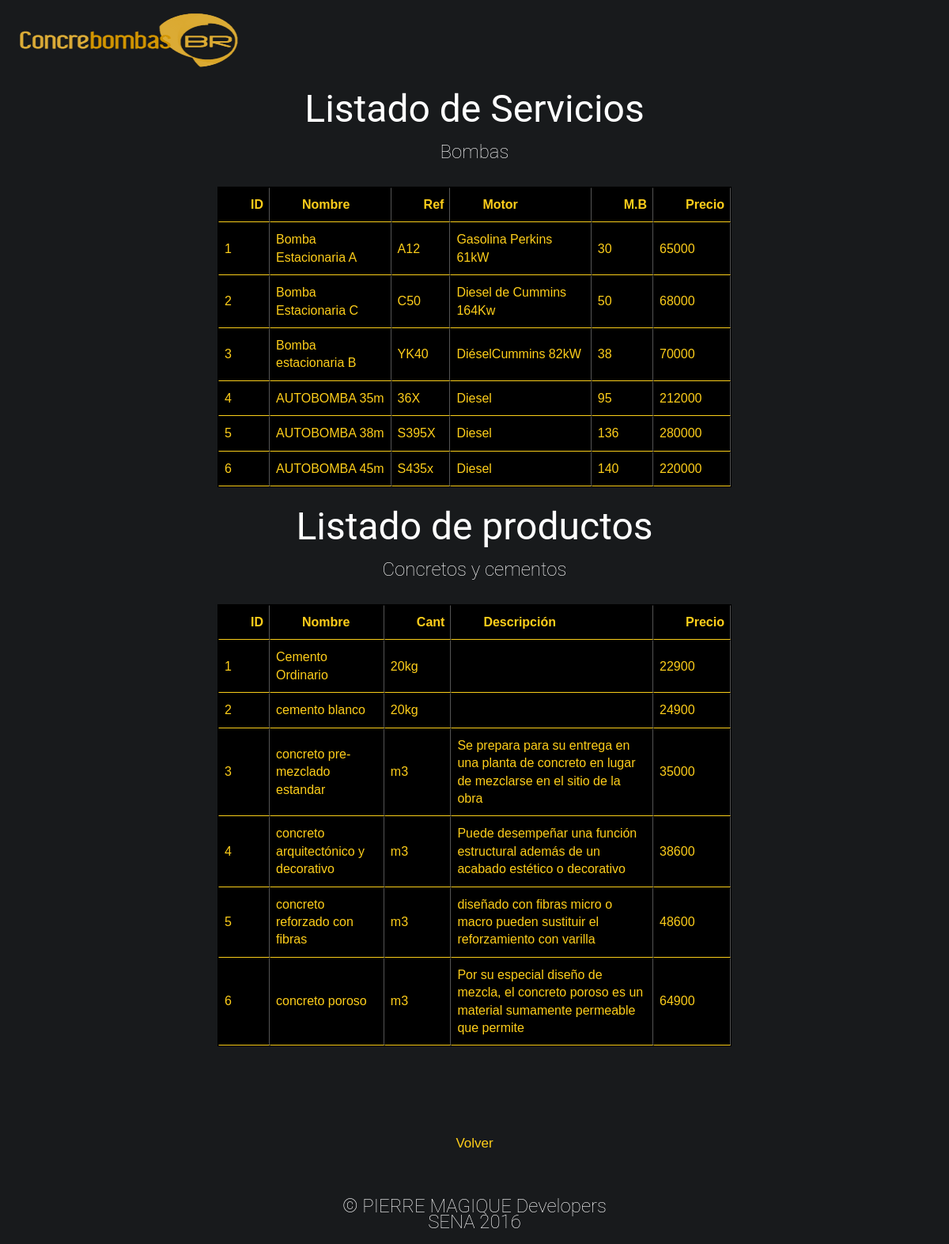
The page /php/lista.php on the database its author committed.
### tables this page shows
CREATE TABLE IF NOT EXISTS `bombas` (
  `idBombas` tinyint(2) NOT NULL AUTO_INCREMENT COMMENT 'Numero asignado de manera autoincrementable a cada bomba.',
  `Titulo` varchar(250) NOT NULL COMMENT 'Titulo representativo de la bomba, este se muestra en la sección de portafolio del aplicativo.',
  `ReferenciaBomba` varchar(45) NOT NULL COMMENT 'Este es un código que referencia una bomba en específico.',
  `Nombre` varchar(60) NOT NULL COMMENT 'Este es el nombre que recibe la bomba.',
  `Motor` varchar(45) NOT NULL COMMENT 'El tipo de motor que utiliza la bomba.',
  `MetrosBombeables` varchar(45) NOT NULL COMMENT 'La cantidad de metros que puede bombear la respectiva bomba.',
  `Descripcion` varchar(250) NOT NULL COMMENT 'Una pequeña descripción de la bomba.',
  `ImagenBomba` varchar(245) NOT NULL COMMENT 'Foto de la bomba.',
  `PrecioBomba` double NOT NULL COMMENT 'El valor que tiene el alquiler de la bomba.',
  `relacionar` varchar(45) NOT NULL COMMENT 'Campo que relaciona las distintas tablas.',
  `activo` tinyint(1) NOT NULL COMMENT 'Valor que define si es o no visible la información en el aplicativo.',
  PRIMARY KEY (`idBombas`)
);

CREATE TABLE IF NOT EXISTS `productos` (
  `idproducto` tinyint(2) NOT NULL AUTO_INCREMENT COMMENT 'Numero asignado de manera autoincrementable a cada producto.',
  `tituloProducto` varchar(245) DEFAULT NULL COMMENT 'Titulo representativo del producto, este se muestra en la sección de portafolio del aplicativo.',
  `NombreProducto` varchar(50) NOT NULL COMMENT 'Este es el nombre que recibe el producto.',
  `PrecioProducto` double NOT NULL COMMENT 'El valor que tiene la venta de dicho producto.',
  `ReferenciaProducto` varchar(20) NOT NULL COMMENT 'Este es un código que referencia a un producto en específico.',
  `DescripcionProducto` varchar(250) NOT NULL COMMENT 'Una pequeña descripción del producto.',
  `imagen` varchar(250) DEFAULT NULL COMMENT 'Foto del producto.',
  `relacionar` varchar(45) NOT NULL COMMENT 'Campo que relaciona las distintas tablas.',
  `activo` tinyint(1) NOT NULL COMMENT 'Valor que define si es o no visible la información en el aplicativo.',
  PRIMARY KEY (`idproducto`)
);

### php/lista.php (the view, shortened to what this page needs)
<?php require_once('../Connections/conexion.php'); ?>
<?php
$query_bombas = "SELECT * FROM bombas WHERE bombas.Activo=1";
$bombas = mysql_query($query_bombas, $conexion) or die(mysql_error());
$row_bombas = mysql_fetch_assoc($bombas);
$query_producto = "SELECT * FROM productos WHERE productos.Activo=1";
$producto = mysql_query($query_producto, $conexion) or die(mysql_error());
$row_producto = mysql_fetch_assoc($producto);
?>
<html>
	<head>
<link rel="stylesheet" type="text/css" href="../css/button.css" />
<link href="../css/style.css" rel="stylesheet" type="text/css">
<link rel="stylesheet" type="text/css" href="../css/table.css">
	</head>
	<body>
	<div id="cuadro">
	  <center>
	    <img src="../Imagenes/LOGONAME.png" width="301" height="88" align="left">	    <br>
		<div id="titulo">
		<center>
		  <h1>&nbsp;</h1>
		  <h1>&nbsp;</h1>
		  <h1>&nbsp;</h1>
		  <h1>Listado de Servicios</h1>
          <p>Bombas</p>
		</center>
		</div>
	  </center
		></div>
    <div align="center">
      <table width="200" border="1">
        <tr>
          <th scope="col">ID</th>
          <th scope="col">Nombre</th>
          <th scope="col">Ref</th>
          <th scope="col">Motor</th>
          <th scope="col">M.B</th>
          <th scope="col">Precio</th>
        </tr>
        <?php do { ?>
        <tr>
          <td><?php echo $row_bombas['idBombas']; ?></td>
          <td><?php echo $row_bombas['Nombre']; ?></td>
          <td><?php echo $row_bombas['ReferenciaBomba']; ?></td>
          <td><?php echo $row_bombas['Motor']; ?></td>
          <td><?php echo $row_bombas['MetrosBombeables']; ?></td>
          <td><?php echo $row_bombas['PrecioBomba']; ?></td>
        </tr>
        <?php } while ($row_bombas = mysql_fetch_assoc($bombas)); ?>
      </table>
    </div>
    <h1 align="center">&nbsp;</h1>
    <h1 align="center">Listado de productos</h1>
          <p align="center">Concretos y cementos</p>
          <div align="center">
            <table width="200" border="1">
              <tr>
                <th scope="col">ID</th>
                <th scope="col">Nombre</th>
                <th scope="col">Cant</th>
                <th scope="col">Descripción</th>
                <th scope="col">Precio</th>
              </tr>
              <?php do { ?>
  <tr>
    <td><?php echo $row_producto['idproducto']; ?></td>
    <td><?php echo $row_producto['NombreProducto']; ?></td>
    <td><?php echo $row_producto['ReferenciaProducto']; ?></td>
    <td><?php echo $row_producto['DescripcionProducto']; ?></td>
    <td><?php echo $row_producto['PrecioProducto']; ?></td>
  </tr>
  <?php } while ($row_producto = mysql_fetch_assoc($producto)); ?>
              </table>
          </div>
          <p align="center">&nbsp;</p>
 <form name="form3" method="post" action="empleadoPage.php">
   <p align="center">
     <a href="../index.php">
     <button class="button button-ps" input type="submit" onClick="this.form.action = '../index.php'" id="button3" value="Ingresar">Volver</button>
   </a>   </p>
 </form>
  <div class="footer">
            <p>&copy; PIERRE MAGIQUE Developers<br>
            SENA 2016</p>
        </div>
		</body>
	</html>

### css/button.css (style rules this page uses)
.button, .button:visited, .button:focus { display:inline-block; border:1px solid #181A1C; color:#181A1C; background-color:transparent; padding:15px 30px; font-size:17px; line-height:auto; }
.button-ps, .button-ps:visited, .button-ps:focus { border:none; background-color:#181A1C; color:#FECE1A; }

### css/style.css (style rules this page uses)
body { font-family: 'Roboto', sans-serif; color: #FFF; line-height: 1.2em; font-size: 24px; line-height: 20px; }
a { color:#181A1C; text-decoration: none; }
h1, h2, h3, h4, h5, h6 { font-weight: normal; }
h1 { margin: 10px; }
p { padding: 10px; font-weight: 100; color: #fff; }
.button, .button:visited, .button:focus { display:inline-block; border:1px solid #181A1C; color:#181A1C; background-color:transparent; padding:15px 30px; font-size:17px; line-height:auto; }
.button-ps, .button-ps:visited, .button-ps:focus { border:none; background-color:#181A1C; color:#FECE1A; }
.footer { background: #181A1C; text-align: center; }
.footer > p { color: #fff; margin:0; }

### css/table.css (style rules this page uses)
table { width: 650px; border:1px solid #000000; border-spacing: 0px; }
table a, table, tbody, tfoot, tr, th, td { font-family: 'Roboto', sans-serif; }
tbody tr { background: #000000; }
tbody th { background: url(images/arrow_white.gif) left center no-repeat; background-position: 5px; padding-left: 40px !important; }
tbody th, tbody td { font-size: 1em; line-height: 1.4em; font-family: Arial, Helvetica, sans-serif; color: #FECE1A; padding: 10px 7px; border-bottom: 1px solid #FACE1A; text-align: left; }

### php/lista.php (style rules this page uses)
body,td,th { font-family: Roboto, sans-serif; }
body { background-color: #181a1c; }

### rows shown on the page
bombas: idBombas "1", Nombre "Bomba Estacionaria A", ReferenciaBomba "A12", Motor "Gasolina Perkins 61kW", MetrosBombeables "30", PrecioBomba "65000"
bombas: idBombas "2", Nombre "Bomba Estacionaria C", ReferenciaBomba "C50", Motor "Diesel de Cummins 164Kw", MetrosBombeables "50", PrecioBomba "68000"
bombas: idBombas "3", Nombre "Bomba estacionaria B", ReferenciaBomba "YK40", Motor "DiéselCummins 82kW", MetrosBombeables "38", PrecioBomba "70000"
bombas: idBombas "4", Nombre "AUTOBOMBA 35m", ReferenciaBomba "36X", Motor "Diesel", MetrosBombeables "95", PrecioBomba "212000"
bombas: idBombas "5", Nombre "AUTOBOMBA 38m", ReferenciaBomba "S395X", Motor "Diesel", MetrosBombeables "136", PrecioBomba "280000"
bombas: idBombas "6", Nombre "AUTOBOMBA 45m", ReferenciaBomba "S435x", Motor "Diesel", MetrosBombeables "140", PrecioBomba "220000"
productos: idproducto "1", NombreProducto "Cemento Ordinario", ReferenciaProducto "20kg", PrecioProducto "22900"
productos: idproducto "2", NombreProducto "cemento blanco", ReferenciaProducto "20kg", PrecioProducto "24900"
productos: idproducto "3", NombreProducto "concreto pre-mezclado estandar", ReferenciaProducto "m3", DescripcionProducto "Se prepara para su entrega en una planta de concreto en lugar de mezclarse en el sitio de la obra", PrecioProducto "35000"
productos: idproducto "4", NombreProducto "concreto arquitectónico y decorativo", ReferenciaProducto "m3", DescripcionProducto "Puede desempeñar una función estructural además de un acabado estético o decorativo", PrecioProducto "38600"
productos: idproducto "5", NombreProducto "concreto reforzado con fibras", ReferenciaProducto "m3", DescripcionProducto "diseñado con fibras micro o macro pueden sustituir el reforzamiento con varilla", PrecioProducto "48600"
productos: idproducto "6", NombreProducto "concreto poroso", ReferenciaProducto "m3", DescripcionProducto "Por su especial diseño de mezcla, el concreto poroso es un material sumamente permeable que permite", PrecioProducto "64900"
